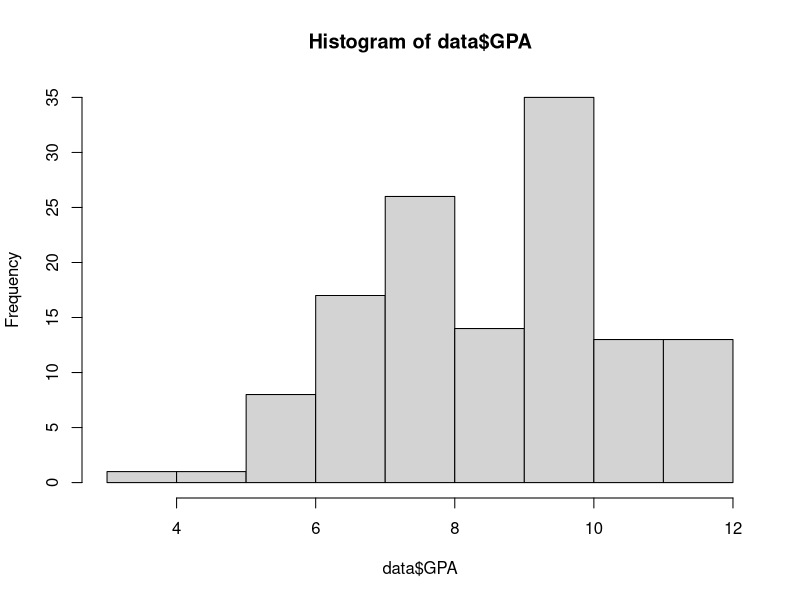

The R script that drew this image:
### 1) Setting working directory ----

getwd() #where is your working directory?
setwd("C:/Users/Techm/Documents/PS394/Lab 4") #update it (if needed) to be where you saved the class data file

### 2) Loading the data ----

data <- read.csv("PS394 Class Dataset F2025.csv") #load the data in r

View(data) #open the data window - see anything weird?
summary(data) #get a summary of the data - notice how everything is a character variable? This is because of those annoying first two rows carried in from Qualtrics

data <- data[-c(1, 2), ]#lets drop the top to rows of our data

View(data) #everything looks okay now!
summary(data) #but it's not - still reading as character variables because R decides that when you download the data

#so let's quickly jump out of R, open the data file in Excel, delete the teo extra rows (row 2 and 3 in excel - keep the variable names). Save the data with your intials at the end (i.e., "_XX")
data <- read.csv("PS394 Class Dataset F2025(2).csv") #let's load it back in
data <- data[-c(1, 2), ]
View(data) #take a look and all looks good
summary(data) #and now the variables aren't all reading as character!!

### 3) Inspecting the data ----

data$ID <- seq_len(nrow(data)) #we are quickly going to compute an ID number for each row - 1 through 131
data$ID # if you run the variable date, you can see everyone now has a unique ID. you can also open the data and scroll right to the final column to see it in the data-set

# To clean the data, we need to inspect it... Here is an extensive suite of functions that will allow you to look at any variable. In our example, we are looking at the GPA variable. 

hist(data$GPA) #histogram of GPA
mean(data$GPA, na.rm=TRUE) #mean of variable in data-set
median(data$GPA, na.rm=TRUE) #median of variable in data-set
range(data$GPA, na.rm=TRUE) #range of variable in data-set
var(data$GPA, na.rm=TRUE) #variance of variable in data-set
sd(data$GPA, na.rm=TRUE) #standard deviation of variable in data-set

#You can also get a birds-eye view of the data using the describe() function
#This code uses psych, so that needs to be loaded before it will run
install.packages("psych") # if its not already installed, install it.
library(psych)
describe(data)

###4) Changing the data ----

# If you were to find any specific values you wanted to re-code, you could use this code

data$GPA[data$ID == "70"] <- 8.9 #re-code the GPA of person with ID 70 to 8.9
data$GPA[data$ID == "73"] <- 8.9 #re-code the GPA of person with ID 85 to 8.9

describe(data) # all the data is there
